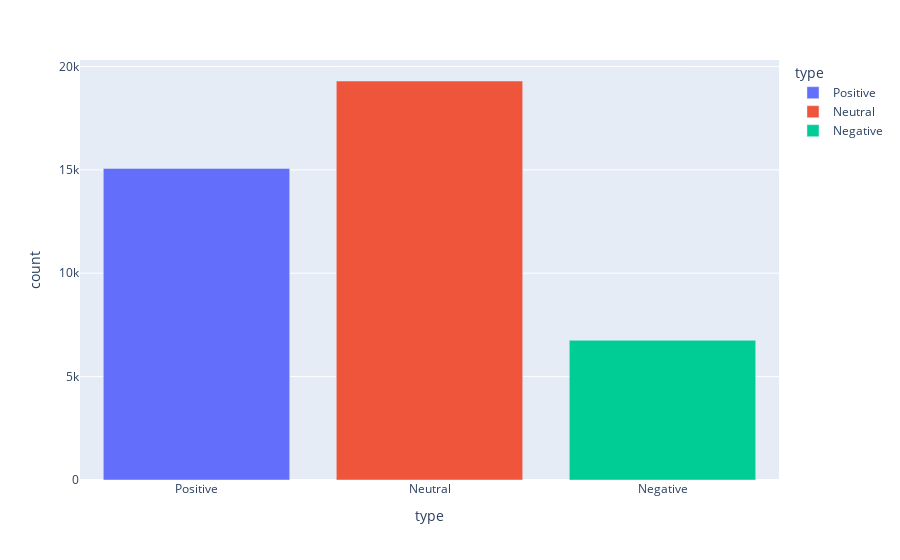

This figure's notebook cell:
### Markdown cell above
<div id=4><h2>4. Sentiment Breakdown</h2> </div>

### Code cell
sent={'type':['Positive', "Neutral", "Negative"],"count":[15069, 19297, 6756]}

fig = xp.bar(sent, x="type", y="count", color="type")
fig.show()
fig.write_image("/Users/ramonmartin/Documents/METIS/project 4/sent_comp.png")

### Figure 1 — Plotly figure (JSON) as saved in the notebook; plotly's stock layout.template omitted (floating-point values rounded to 4 significant figures)
{"data": [{"alignmentgroup": "True", "hovertemplate": "type=%{x}<br>count=%{y}<extra></extra>", "legendgroup": "Positive", "marker": {"color": "#636efa"}, "name": "Positive", "offsetgroup": "Positive", "orientation": "v", "showlegend": true, "textposition": "auto", "type": "bar", "x": ["Positive"], "xaxis": "x", "y": [15069], "yaxis": "y"}, {"alignmentgroup": "True", "hovertemplate": "type=%{x}<br>count=%{y}<extra></extra>", "legendgroup": "Neutral", "marker": {"color": "#EF553B"}, "name": "Neutral", "offsetgroup": "Neutral", "orientation": "v", "showlegend": true, "textposition": "auto", "type": "bar", "x": ["Neutral"], "xaxis": "x", "y": [19297], "yaxis": "y"}, {"alignmentgroup": "True", "hovertemplate": "type=%{x}<br>count=%{y}<extra></extra>", "legendgroup": "Negative", "marker": {"color": "#00cc96"}, "name": "Negative", "offsetgroup": "Negative", "orientation": "v", "showlegend": true, "textposition": "auto", "type": "bar", "x": ["Negative"], "xaxis": "x", "y": [6756], "yaxis": "y"}], "layout": {"autosize": true, "barmode": "relative", "legend": {"title": {"text": "type"}, "tracegroupgap": 0}, "margin": {"t": 60}, "xaxis": {"anchor": "y", "autorange": true, "categoryarray": ["Positive", "Neutral", "Negative"], "categoryorder": "array", "domain": [0, 1], "range": [-0.5, 2.5], "title": {"text": "type"}, "type": "category"}, "yaxis": {"anchor": "x", "autorange": true, "domain": [0, 1], "range": [0, 20310.0], "title": {"text": "count"}, "type": "linear"}}}
